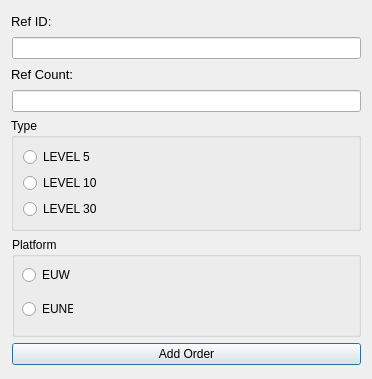
<?xml version="1.0" encoding="UTF-8"?>
<ui version="4.0">
 <class>addOrderWindow</class>
 <widget class="QDialog" name="addOrderWindow">
  <property name="geometry">
   <rect>
    <x>0</x>
    <y>0</y>
    <width>372</width>
    <height>379</height>
   </rect>
  </property>
  <property name="windowTitle">
   <string>Add Order</string>
  </property>
  <layout class="QHBoxLayout" name="horizontalLayout">
   <item>
    <layout class="QGridLayout" name="gridLayout">
     <property name="bottomMargin">
      <number>3</number>
     </property>
     <property name="horizontalSpacing">
      <number>1</number>
     </property>
     <item row="4" column="1">
      <widget class="QLineEdit" name="refferalCountEditBox"/>
     </item>
     <item row="2" column="1">
      <widget class="QLineEdit" name="refferalLinkEditBox"/>
     </item>
     <item row="3" column="0" colspan="2">
      <widget class="QLabel" name="refferalCountLabel">
       <property name="font">
        <font>
         <pointsize>10</pointsize>
        </font>
       </property>
       <property name="text">
        <string>Ref Count:</string>
       </property>
      </widget>
     </item>
     <item row="1" column="0" colspan="2">
      <widget class="QLabel" name="refferalLinkLabel">
       <property name="font">
        <font>
         <pointsize>10</pointsize>
        </font>
       </property>
       <property name="text">
        <string>Ref ID:</string>
       </property>
      </widget>
     </item>
     <item row="7" column="1">
      <widget class="QPushButton" name="addOrderButton">
       <property name="text">
        <string>Add Order</string>
       </property>
      </widget>
     </item>
     <item row="5" column="0" colspan="2">
      <widget class="QGroupBox" name="groupBox">
       <property name="title">
        <string>Type</string>
       </property>
       <layout class="QFormLayout" name="formLayout">
        <property name="fieldGrowthPolicy">
         <enum>QFormLayout::AllNonFixedFieldsGrow</enum>
        </property>
        <item row="0" column="0">
         <widget class="QRadioButton" name="level5RadioButton">
          <property name="text">
           <string>LEVEL 5</string>
          </property>
         </widget>
        </item>
        <item row="1" column="0">
         <widget class="QRadioButton" name="level10RadioButton">
          <property name="text">
           <string>LEVEL 10</string>
          </property>
         </widget>
        </item>
        <item row="2" column="0">
         <widget class="QRadioButton" name="level30RadioButton">
          <property name="text">
           <string>LEVEL 30</string>
          </property>
         </widget>
        </item>
       </layout>
      </widget>
     </item>
     <item row="6" column="1">
      <widget class="QGroupBox" name="platformGroupBox">
       <property name="minimumSize">
        <size>
         <width>100</width>
         <height>100</height>
        </size>
       </property>
       <property name="title">
        <string>Platform</string>
       </property>
       <widget class="QWidget" name="layoutWidget">
        <property name="geometry">
         <rect>
          <x>10</x>
          <y>20</y>
          <width>51</width>
          <height>71</height>
         </rect>
        </property>
        <layout class="QVBoxLayout" name="verticalLayout">
         <item>
          <widget class="QRadioButton" name="euwRadioButton">
           <property name="text">
            <string>EUW</string>
           </property>
          </widget>
         </item>
         <item>
          <widget class="QRadioButton" name="euneRadioButton">
           <property name="text">
            <string>EUNE</string>
           </property>
          </widget>
         </item>
        </layout>
       </widget>
      </widget>
     </item>
    </layout>
   </item>
  </layout>
 </widget>
 <resources/>
 <connections/>
</ui>
